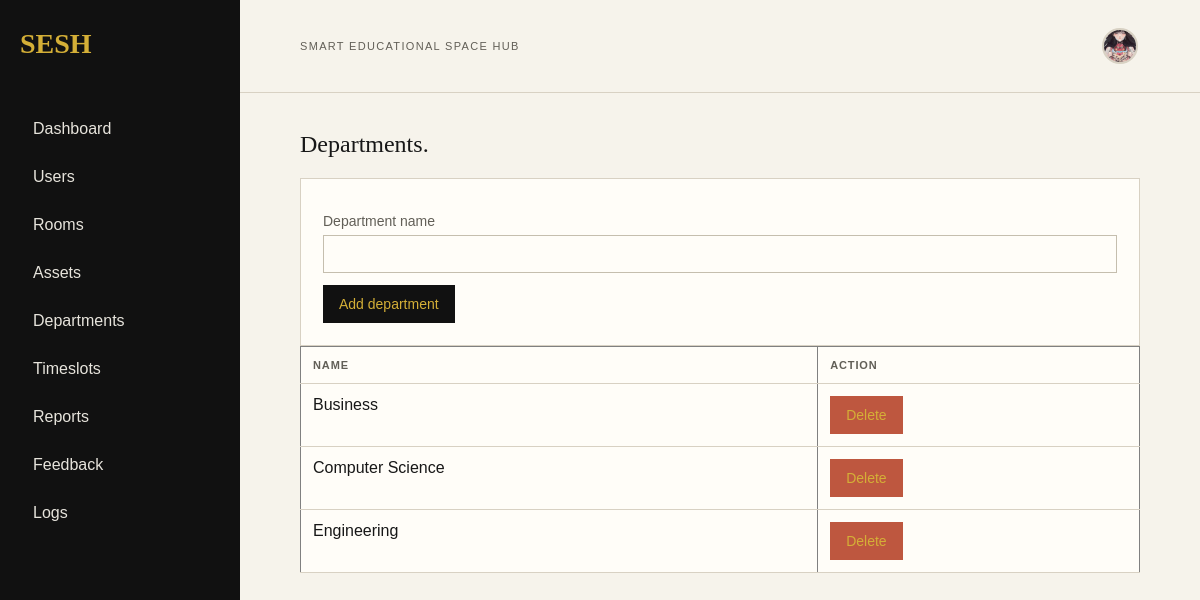
The page /admin/departments.php (signed in) on the database its author committed.
### tables this page shows
CREATE TABLE department (department_id INT AUTO_INCREMENT PRIMARY KEY, department_name VARCHAR(100) NOT NULL UNIQUE);

### admin/departments.php (the view, shortened to what this page needs)
<?php
global $conn;
$departments = mysqli_query($conn, 'SELECT department_id, department_name FROM department ORDER BY department_name');
include "../includes/header.php";
?>
<section>
    <h1>Departments.</h1>
    <form class="panel" method="post" action="<?php echo htmlspecialchars(BASE_URL, ENT_QUOTES, 'UTF-8'); ?>/process/department_process.php">
        <label>Department name<input name="department_name" required></label>
        <button>Add department</button>
    </form>
    <table border="1" cellpadding="5" cellspacing="0">
        <tr>
            <th>Name</th>
            <th>Action</th>
        </tr>
        <?php if (mysqli_num_rows($departments) > 0): ?>
        <?php while ($d = mysqli_fetch_assoc($departments)): ?>
            <tr>
                <td><?php echo htmlspecialchars($d['department_name'], ENT_QUOTES, 'UTF-8'); ?></td>
                <td>
                    <form class="inline" method="post" action="<?php echo htmlspecialchars(BASE_URL, ENT_QUOTES, 'UTF-8'); ?>/process/department_process.php">
                        <button class="button alt" onclick="return confirm('Delete this department?')">Delete</button>
                    </form>
                </td>
            </tr>
        <?php endwhile; ?>
        <?php else: ?>
            <tr><td colspan="2">No departments found.</td></tr>
        <?php endif; ?>
    </table>
</section>
<?php include "../includes/footer.php"; ?>

### css/layout.css (style rules this page uses)
:root { --ink: #171717; --muted: #625f57; --paper: #f6f3eb; --line: #d8d1c3; --accent: #d4af37; --gold: #d4af37; }
* { box-sizing: border-box; }
body { margin: 0; background: var(--paper); color: var(--ink); font-family: Arial, sans-serif; }
main > section, main > .content { max-width: 1200px; margin: 0 auto; padding: 38px 5vw; }

### css/style.css (style rules this page uses)
h1, h2, h3 { margin-top: 0; font-family: Georgia, serif; font-weight: normal; }
.card, .panel { padding: 22px; background: #fffdf8; border: 1px solid var(--line); }
.button, button { display: inline-block; padding: 11px 16px; border: 0; background: #111111; color: var(--gold); font: 14px Arial, sans-serif; text-decoration: none; cursor: pointer; }
.button.alt { background: #be573f; }
form.inline { display: inline; }
label { display: block; margin: 12px 0; color: var(--muted); font-size: 14px; }
input, select, textarea { display: block; width: 100%; margin-top: 6px; padding: 10px; border: 1px solid #c5beae; background: #fffdf8; font: inherit; }
table { width: 100%; border-collapse: collapse; background: #fffdf8; }
th, td { padding: 12px; border-bottom: 1px solid var(--line); text-align: left; vertical-align: top; }
th { color: var(--muted); font-size: 11px; letter-spacing: .08em; text-transform: uppercase; }

### rows shown on the page
department: department_name "Business"
department: department_name "Computer Science"
department: department_name "Engineering"
